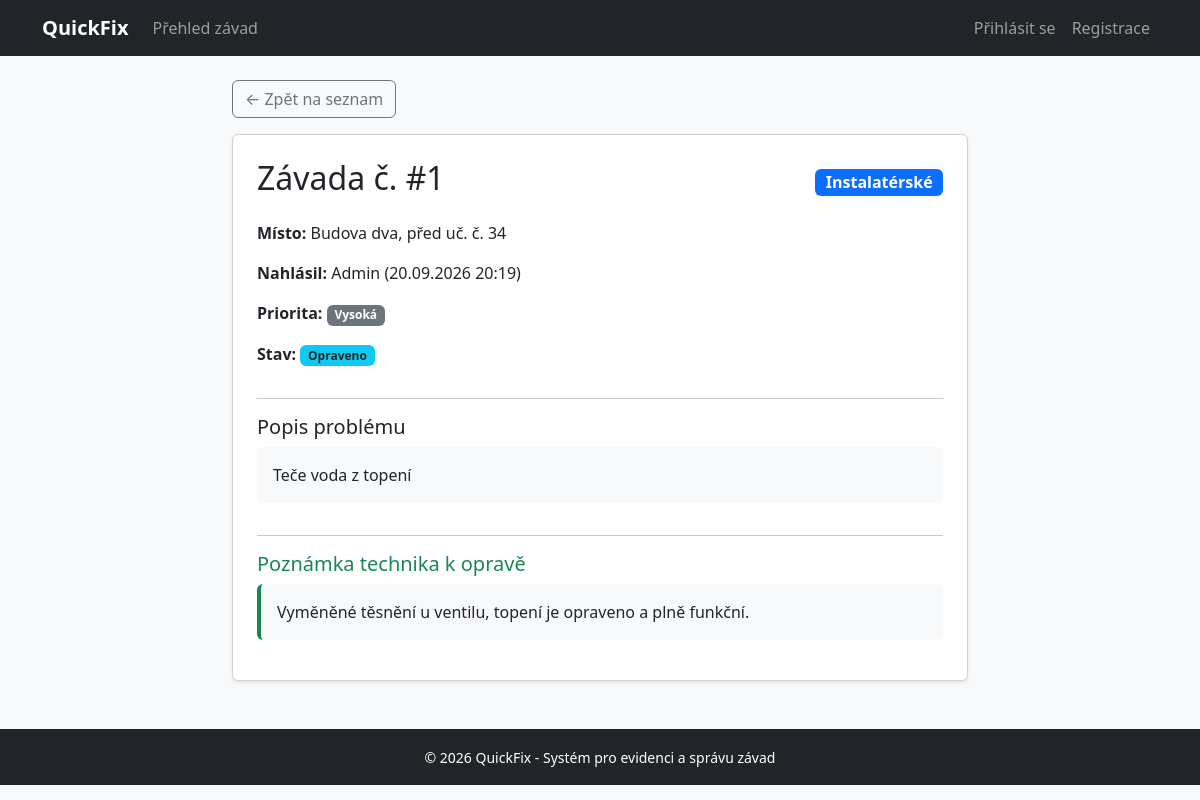
Screenshot of /detail.php?id=1 with the database file from the repository.
### tables this page shows
CREATE TABLE `zavady` (
  `id` int(11) NOT NULL,
  `uzivatel_id` int(11) NOT NULL,
  `kategorie_id` int(11) NOT NULL,
  `popis` text NOT NULL,
  `misto` varchar(255) NOT NULL,
  `priorita` enum('Nízká','Střední','Vysoká') DEFAULT 'Střední',
  `stav` enum('Nahlášeno','V řešení','Opraveno') DEFAULT 'Nahlášeno',
  `fotografie` varchar(255) DEFAULT NULL,
  `poznamka_technika` text DEFAULT NULL,
  `vytvoreno` timestamp NOT NULL DEFAULT current_timestamp()
);

CREATE TABLE `kategorie` (
  `id` int(11) NOT NULL,
  `nazev` varchar(100) NOT NULL
);

CREATE TABLE `uzivatele` (
  `id` int(11) NOT NULL,
  `jmeno` varchar(100) NOT NULL,
  `email` varchar(150) NOT NULL,
  `heslo` varchar(255) NOT NULL,
  `role` enum('registrovaný','admin') DEFAULT 'registrovaný',
  `vytvoreno` timestamp NOT NULL DEFAULT current_timestamp()
);

### detail.php (the view, shortened to what this page needs)
<?php
require_once 'includes/db.php';
require_once 'includes/header.php';
$id = $_GET['id'] ?? 0;
$stmt = $pdo->prepare("SELECT z.*, k.nazev AS kategorie_nazev, u.jmeno AS autor
                       FROM zavady z
                       JOIN kategorie k ON z.kategorie_id = k.id
                       JOIN uzivatele u ON z.uzivatel_id = u.id
                       WHERE z.id = ?");
$stmt->execute([$id]);
$zavada = $stmt->fetch();
?>
<div class="row justify-content-center">
    <div class="col-md-8">
        <a href="index.php" class="btn btn-outline-secondary mb-3">&larr; Zpět na seznam</a>
        <div class="card shadow-sm p-4 bg-white">
            <div class="d-flex justify-content-between align-items-center mb-3">
                <h2>Závada č. #<?= $zavada['id'] ?></h2>
                <span class="badge bg-primary fs-6"><?= htmlspecialchars($zavada['kategorie_nazev']) ?></span>
            </div>
            <p><strong>Místo:</strong> <?= htmlspecialchars($zavada['misto']) ?></p>
            <p><strong>Nahlásil:</strong> <?= htmlspecialchars($zavada['autor']) ?> (<?= date('d.m.Y H:i', strtotime($zavada['vytvoreno'])) ?>)</p>
            <p><strong>Priorita:</strong> <span class="badge bg-secondary"><?= $zavada['priorita'] ?></span></p>
            <p><strong>Stav:</strong> <span class="badge bg-info text-dark"><?= $zavada['stav'] ?></span></p>
            <hr>
            <h5>Popis problému</h5>
            <p class="bg-light p-3 rounded"><?= nl2br(htmlspecialchars($zavada['popis'])) ?></p>
            <?php if ($zavada['poznamka_technika']): ?>
                <hr>
                <h5 class="text-success">Poznámka technika k opravě</h5>
                <p class="bg-light p-3 rounded border-start border-success border-4"><?= nl2br(htmlspecialchars($zavada['poznamka_technika'])) ?></p>
            <?php endif; ?>
        </div>
    </div>
</div>
<?php require_once 'includes/footer.php'; ?>

### rows the page displays
zavady: id "1", kategorie.nazev "Instalatérské", misto "Budova dva, před uč. č. 34", uzivatel.jmeno "Admin", vytvoreno "20.09.2026 20:19", priorita "Vysoká", stav "Opraveno", popis "Teče voda z topení", poznamka_technika "Vyměněné těsnění u ventilu, topení je opraveno a plně funkční."
